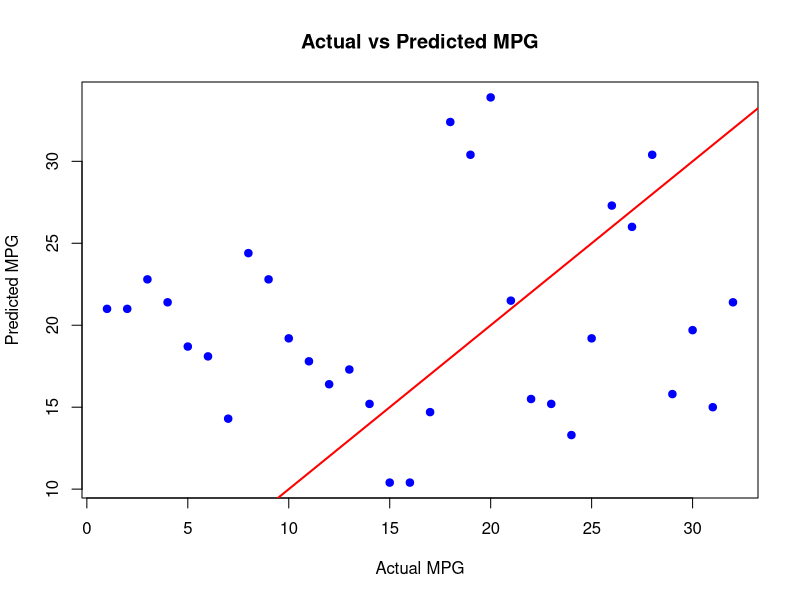

This figure's R source: (Note: this script raises an error after producing the figure.)
# MULTIPLE LINEAR REGRESSION

# INSTALLING PACKAGES
install.packages("caTools")
library(caTools)

# LOADING DATASET
mtcars
summary(mtcars)
head(mtcars)

# SPLITTING THE DATASET
split=sample.split(mtcars$mpg,SplitRatio = 0.7)
train=subset(mtcars,split==TRUE)
test=subset(mtcars, split==FALSE)

# BULDING MODEL
model<-lm(mpg~disp+hp+wt,data=mtcars)
summary(model)

# PREDICT NEW DATA
new_data=data.frame(disp=180,hp=100,wt=8)
predicted=predict(model,newdata = new_data)
print(predicted)

print(model)

# VISULIZATION ACTUAL VS PREDICTED

plot(mtcars$mpg, mtcars$predicted,
     xlab = "Actual MPG",
     ylab = "Predicted MPG",
     main = "Actual vs Predicted MPG",
     pch = 19, col = "blue")

abline(a = 0, b = 1, col = "red", lwd = 2)

#  LOGISTIC REGRESSION

install.packages("dplyr")
library(dplyr)
install.packages("ROCR")
library(ROCR)

# MODEL FITTING
model<-glm(vs~disp+wt,data=train, family = "binomial")
summary(model)
print(model)

# PREDICT NEW DATA
new_data=data.frame(disp=180,wt=8)
predicted=predict(model,newdata = new_data)
print(predicted)

# PREDICT TEST DATA
predicted_reg=predict(model,test,type ="response")
print(predicted_reg)
predicted_reg=predict(model,data=test$model)
print(predicted_reg)


# ROC CURVE
ROCpred=prediction(predicted,test$vs)
ROCpred=performance(ROCpred,measure = )
